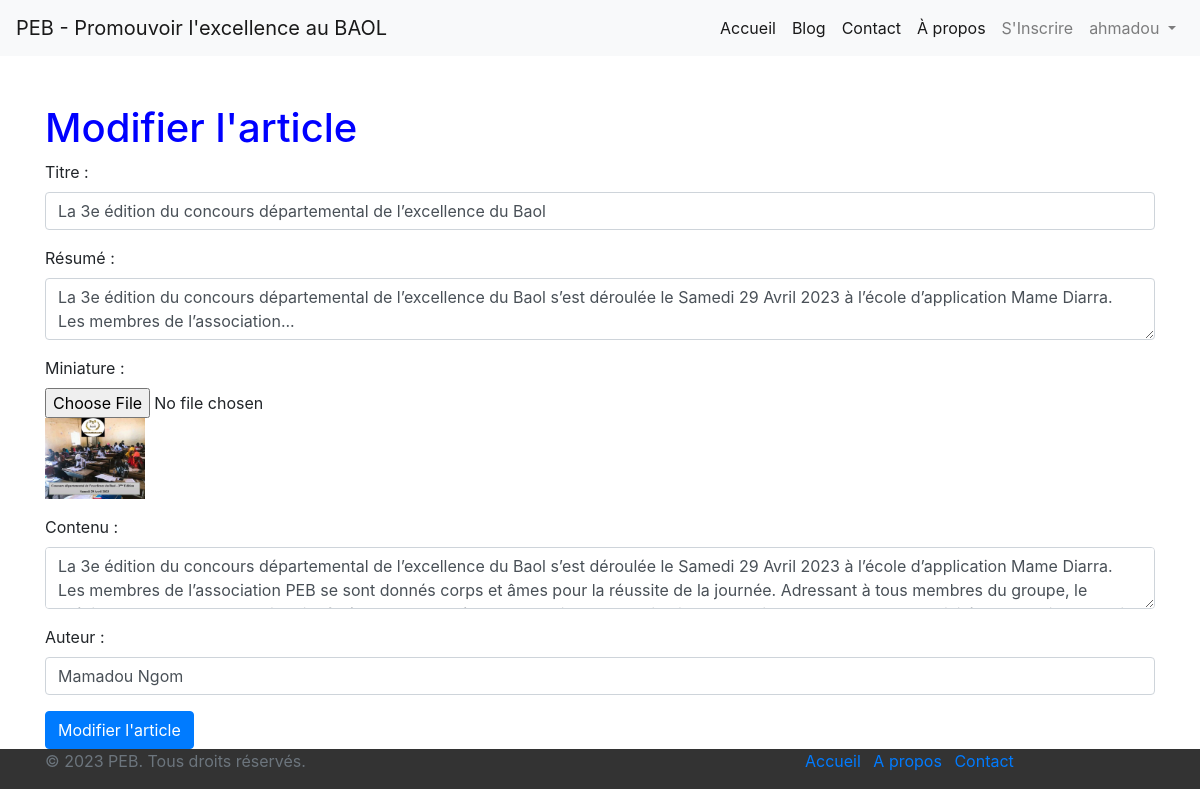
The app's page /articles/modifier/23/ (signed in), older data.
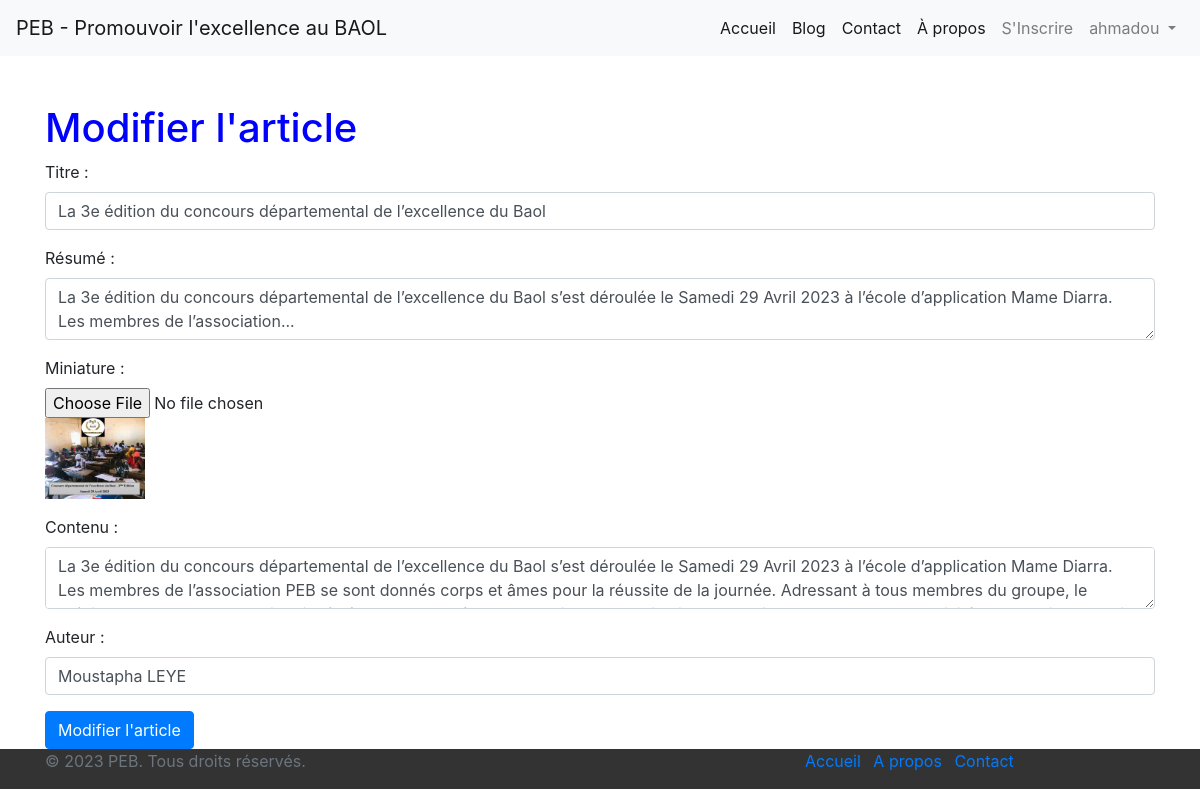
The same page, newer data.
### blog_peb/models.py (models this page shows)
class Article(models.Model):
    titre = models.CharField(max_length=200)
    resume = models.TextField()
    miniature = models.ImageField()
    contenu = models.TextField()
    auteur = models.CharField(max_length=100)
    date_creation = models.DateTimeField(auto_now_add=True)
    date_mise_a_jour = models.DateTimeField(auto_now=True)

### blog_peb/views.py (the view)
# urls.py: path('articles/modifier/<int:id>/', edit_article, name='modifier_article'),
@login_required
def edit_article(request, id):
    article = get_object_or_404(Article, id=id)
    if request.method == 'POST':
        titre = request.POST.get('titre')
        resume = request.POST.get('resume')
        miniature = request.FILES.get('miniature')
        contenu = request.POST.get('contenu')
        auteur = request.POST.get('auteur')
        if miniature is not None:
            file_path = f"media/{miniature.name}"
            with open(file_path, 'wb') as file:
                for chunk in miniature.chunks():
                    file.write(chunk)
        article.titre = titre
        article.resume = resume
        article.contenu = contenu
        article.auteur = auteur
        article.save()
        return redirect('/articles')
    else:
        titre = article.titre
        resume = article.resume
        contenu = article.contenu
        auteur = article.auteur
    return render(request, 'edit_article.html', {'article': article})

### blog_peb/templates/edit_article.html (shortened to what this page needs)
{% extends 'base.html' %}
{% block content %}
<h1>Modifier l'article </h1>
<form method="POST" enctype="multipart/form-data">
    <div class="form-group">
      <label for="titre">Titre :</label>
      <input type="text" class="form-control" id="titre" name="titre" value="{{ article.titre }}">
    </div>
    <div class="form-group">
      <label for="resume">Résumé :</label>
      <textarea class="form-control" id="resume" name="resume">{{ article.resume }}</textarea>
    </div>
    <div class="form-group">
      <label for="miniature">Miniature :</label>
      <input type="file" class="form-control-file" id="miniature" name="miniature">
      {% if article.miniature %}
        <img src="{{ article.miniature.url }}" alt="Miniature" width="100">
      {% endif %}
    </div>
    <div class="form-group">
      <label for="contenu">Contenu :</label>
      <textarea class="form-control" id="contenu" name="contenu">{{ article.contenu }}</textarea>
    </div>
    <div class="form-group">
      <label for="auteur">Auteur :</label>
      <input type="text" class="form-control" id="auteur" name="auteur" value="{{ article.auteur }}">
    </div>
    <button type="submit" class="btn btn-primary">Modifier l'article</button>
  </form>
  {% endblock %}

Row changes from the older to the newer data that the page shows:
changed Article "La 3e édition du concours départemental de l’excellence du Baol": auteur "Mamadou Ngom" → "Moustapha LEYE"
